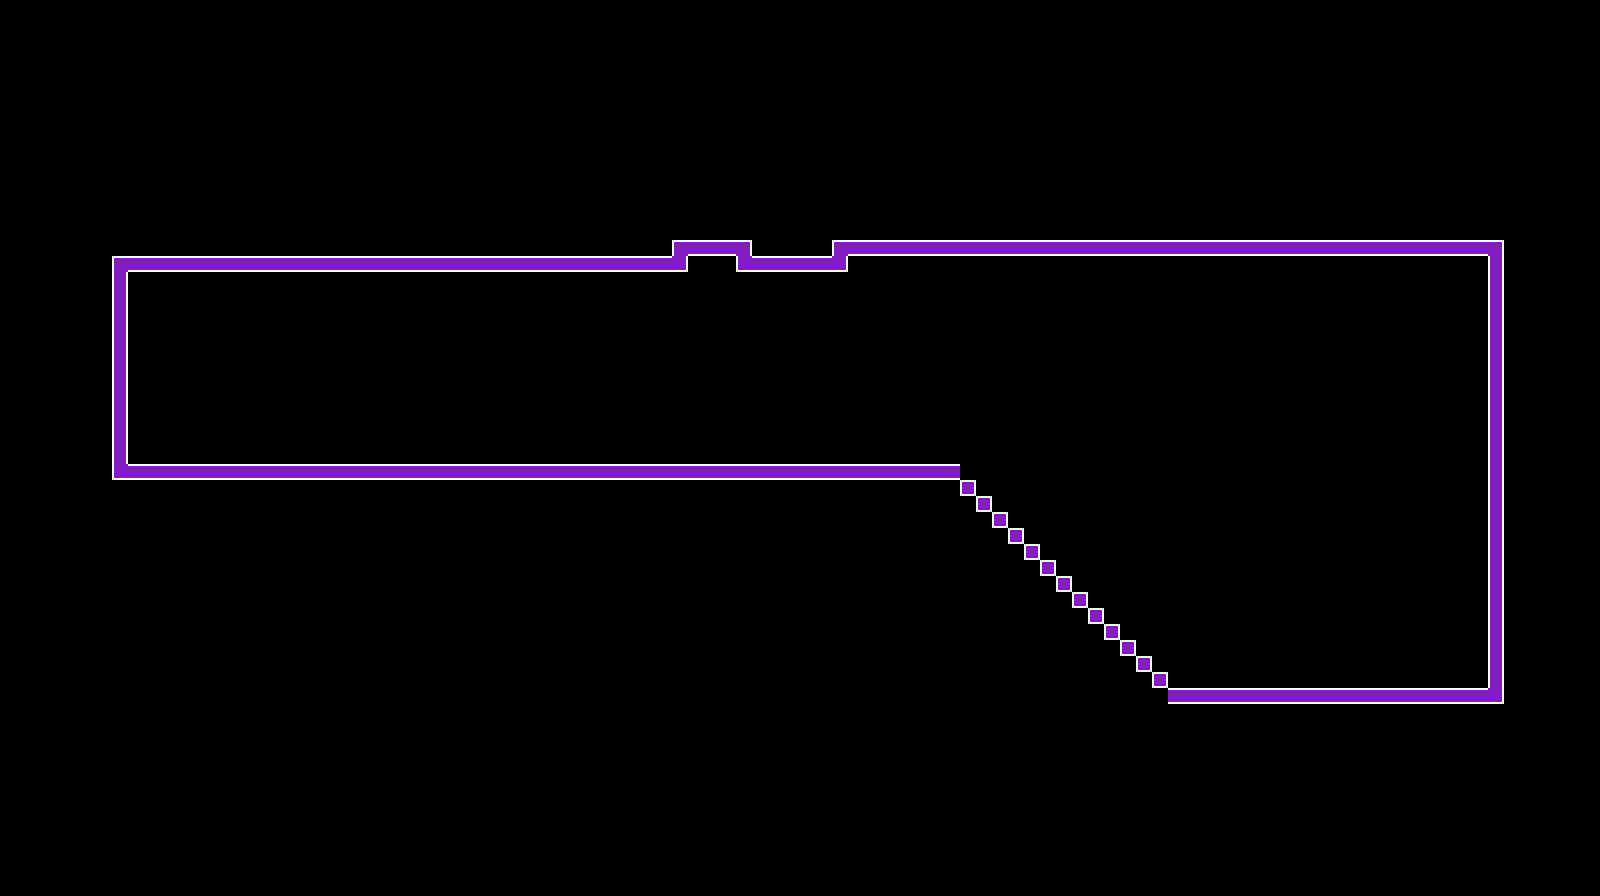

A 2D game scene composited from a Tiled map and its tileset images. What follows is a short description and the map's XML, with each tile layer's data collapsed to a summary:
An orthogonal 100x56 tile map with 16x16 px tiles, 1 tile layer (Tile Layer 1), 2 tilesets.

<map version="1.10" tiledversion="1.10.2" orientation="orthogonal" renderorder="right-down" width="100" height="56" tilewidth="16" tileheight="16" infinite="0" nextlayerid="2" nextobjectid="1">
 <tileset firstgid="1" source="../urbanRPG.tsx" />
 <tileset firstgid="487" source="../Colours.tsx" />
 <layer id="1" name="Tile Layer 1" width="100" height="56">
  <data>[5600 cells, 216 non-empty, 7 distinct tile ids]</data>
 </layer>
</map>
